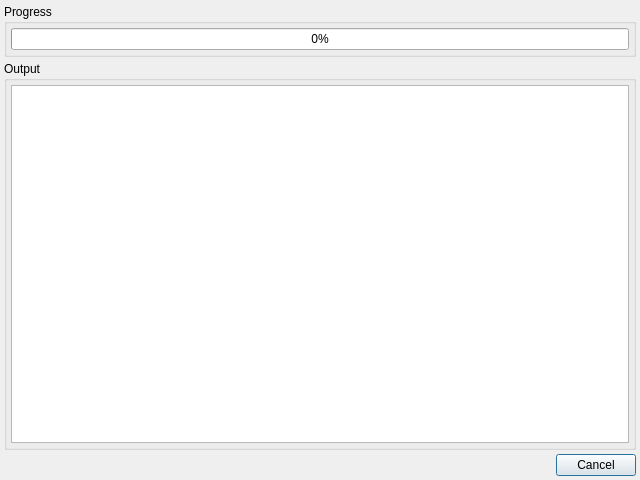
<?xml version="1.0" encoding="UTF-8"?>
<ui version="4.0">
 <class>csWProgressLogger</class>
 <widget class="QDialog" name="csWProgressLogger">
  <property name="geometry">
   <rect>
    <x>0</x>
    <y>0</y>
    <width>640</width>
    <height>480</height>
   </rect>
  </property>
  <property name="windowTitle">
   <string>Dialog</string>
  </property>
  <layout class="QVBoxLayout" name="verticalLayout_3">
   <property name="spacing">
    <number>4</number>
   </property>
   <property name="leftMargin">
    <number>4</number>
   </property>
   <property name="topMargin">
    <number>4</number>
   </property>
   <property name="rightMargin">
    <number>4</number>
   </property>
   <property name="bottomMargin">
    <number>4</number>
   </property>
   <item>
    <widget class="QGroupBox" name="groupBox">
     <property name="title">
      <string>Progress</string>
     </property>
     <layout class="QVBoxLayout" name="verticalLayout">
      <property name="spacing">
       <number>4</number>
      </property>
      <property name="leftMargin">
       <number>4</number>
      </property>
      <property name="topMargin">
       <number>4</number>
      </property>
      <property name="rightMargin">
       <number>4</number>
      </property>
      <property name="bottomMargin">
       <number>4</number>
      </property>
      <item>
       <widget class="QProgressBar" name="progressBar">
        <property name="value">
         <number>0</number>
        </property>
       </widget>
      </item>
     </layout>
    </widget>
   </item>
   <item>
    <widget class="QGroupBox" name="groupBox_2">
     <property name="title">
      <string>Output</string>
     </property>
     <layout class="QVBoxLayout" name="verticalLayout_2">
      <property name="spacing">
       <number>4</number>
      </property>
      <property name="leftMargin">
       <number>4</number>
      </property>
      <property name="topMargin">
       <number>4</number>
      </property>
      <property name="rightMargin">
       <number>4</number>
      </property>
      <property name="bottomMargin">
       <number>4</number>
      </property>
      <item>
       <widget class="csWLogger" name="logBrowser"/>
      </item>
     </layout>
    </widget>
   </item>
   <item>
    <widget class="QDialogButtonBox" name="buttonBox">
     <property name="orientation">
      <enum>Qt::Horizontal</enum>
     </property>
     <property name="standardButtons">
      <set>QDialogButtonBox::Cancel</set>
     </property>
    </widget>
   </item>
  </layout>
 </widget>
 <customwidgets>
  <customwidget>
   <class>csWLogger</class>
   <extends>QTextBrowser</extends>
   <header>cs/Logging/WLogger.h</header>
  </customwidget>
 </customwidgets>
 <tabstops>
  <tabstop>logBrowser</tabstop>
 </tabstops>
 <resources/>
 <connections>
  <connection>
   <sender>buttonBox</sender>
   <signal>accepted()</signal>
   <receiver>csWProgressLogger</receiver>
   <slot>accept()</slot>
   <hints>
    <hint type="sourcelabel">
     <x>248</x>
     <y>254</y>
    </hint>
    <hint type="destinationlabel">
     <x>157</x>
     <y>274</y>
    </hint>
   </hints>
  </connection>
  <connection>
   <sender>buttonBox</sender>
   <signal>rejected()</signal>
   <receiver>csWProgressLogger</receiver>
   <slot>reject()</slot>
   <hints>
    <hint type="sourcelabel">
     <x>316</x>
     <y>260</y>
    </hint>
    <hint type="destinationlabel">
     <x>286</x>
     <y>274</y>
    </hint>
   </hints>
  </connection>
 </connections>
</ui>
